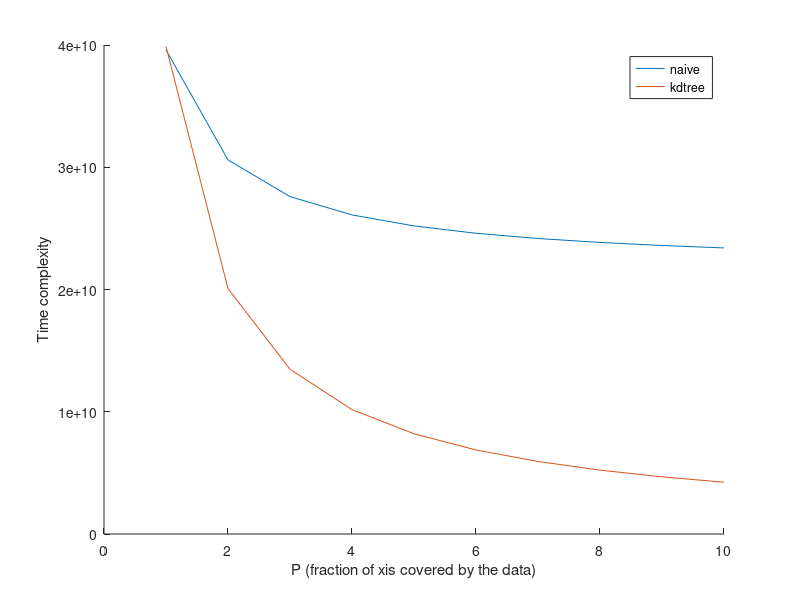

MATLAB code to generate this figure:
close all; clear variables; clc;

N = 60000;
d = 3;
p = 10; % 1/p * N points are covered by the kernel

naive = @(N, d, p) N * (N * 2 * d + 1 ./ p * 5 * N);
kdTreeBuild = @(N) N * log(N);
kdTreeLookUp = @(N, d) d * N.^(1 - 1 ./ d);
kdTreeSingle = @(N, d, p) kdTreeLookUp(N, d) + 1 ./ p * N * (2*d + 5);
kdTree = @(N, d, p) kdTreeBuild(N) + N * kdTreeSingle(N, d, p);

pRange = 1:1:10;

hold on

plot(pRange, naive(N, d, pRange));
plot(pRange, kdTree(N, d, pRange));

xlabel('P (fraction of xis covered by the data)');
ylabel('Time complexity');

legend('naive', 'kdtree');

hold off